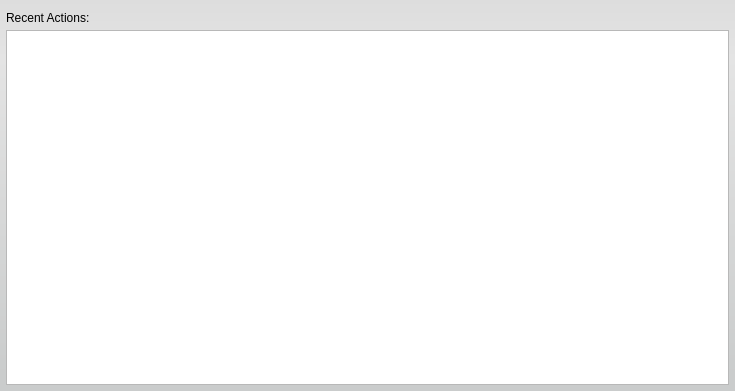
<?xml version="1.0" encoding="UTF-8"?>
<ui version="4.0">
 <class>HistoryWidget</class>
 <widget class="QWidget" name="HistoryWidget">
  <property name="geometry">
   <rect>
    <x>0</x>
    <y>0</y>
    <width>735</width>
    <height>391</height>
   </rect>
  </property>
  <property name="windowTitle">
   <string>Seg3D2.0 History</string>
  </property>
  <property name="styleSheet">
   <string notr="true">QWidget#HistoryWidget {
	background-color: qlineargradient(spread:pad, x1:0.5, y1:0, x2:0.5, y2:0.960227, stop:0 rgba(221, 221, 221, 255), stop:0.155779 rgba(228, 228, 228, 255), stop:1 rgba(202, 204, 204, 255));
}</string>
  </property>
  <layout class="QVBoxLayout" name="verticalLayout">
   <property name="spacing">
    <number>2</number>
   </property>
   <property name="leftMargin">
    <number>6</number>
   </property>
   <property name="topMargin">
    <number>8</number>
   </property>
   <property name="rightMargin">
    <number>6</number>
   </property>
   <property name="bottomMargin">
    <number>6</number>
   </property>
   <item>
    <layout class="QHBoxLayout" name="horizontalLayout">
     <item>
      <widget class="QLabel" name="label">
       <property name="text">
        <string>Recent Actions:</string>
       </property>
      </widget>
     </item>
     <item>
      <spacer name="horizontalSpacer">
       <property name="orientation">
        <enum>Qt::Horizontal</enum>
       </property>
       <property name="sizeHint" stdset="0">
        <size>
         <width>568</width>
         <height>20</height>
        </size>
       </property>
      </spacer>
     </item>
    </layout>
   </item>
   <item>
    <widget class="QTableView" name="tableView">
     <property name="editTriggers">
      <set>QAbstractItemView::NoEditTriggers</set>
     </property>
     <property name="showDropIndicator" stdset="0">
      <bool>false</bool>
     </property>
     <property name="alternatingRowColors">
      <bool>true</bool>
     </property>
     <property name="selectionMode">
      <enum>QAbstractItemView::NoSelection</enum>
     </property>
     <property name="showGrid">
      <bool>false</bool>
     </property>
     <property name="gridStyle">
      <enum>Qt::NoPen</enum>
     </property>
     <property name="wordWrap">
      <bool>false</bool>
     </property>
     <property name="cornerButtonEnabled">
      <bool>false</bool>
     </property>
     <attribute name="horizontalHeaderDefaultSectionSize">
      <number>2</number>
     </attribute>
     <attribute name="horizontalHeaderMinimumSectionSize">
      <number>2</number>
     </attribute>
     <attribute name="horizontalHeaderStretchLastSection">
      <bool>true</bool>
     </attribute>
     <attribute name="verticalHeaderVisible">
      <bool>false</bool>
     </attribute>
     <attribute name="verticalHeaderHighlightSections">
      <bool>false</bool>
     </attribute>
     <attribute name="verticalHeaderMinimumSectionSize">
      <number>12</number>
     </attribute>
     <attribute name="verticalHeaderVisible">
      <bool>false</bool>
     </attribute>
     <attribute name="horizontalHeaderStretchLastSection">
      <bool>true</bool>
     </attribute>
     <attribute name="horizontalHeaderMinimumSectionSize">
      <number>2</number>
     </attribute>
     <attribute name="verticalHeaderMinimumSectionSize">
      <number>12</number>
     </attribute>
     <attribute name="verticalHeaderHighlightSections">
      <bool>false</bool>
     </attribute>
     <attribute name="horizontalHeaderDefaultSectionSize">
      <number>2</number>
     </attribute>
    </widget>
   </item>
  </layout>
 </widget>
 <resources/>
 <connections/>
</ui>
